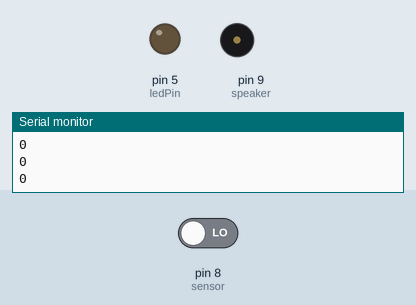
Bench run of a sketch on a simulated Arduino Uno, built with avr-gcc and run on an emulated ATmega328P. Shown: output pins drawn as LEDs (lit = HIGH), buzzer (waves = sounding), the last lines printed to the serial monitor. Inputs (shaded band) come from the test bench; at power-on: pin 8 (sensor) LOW.

Above: at 2.8 s.
2.9 s: pin 8 (sensor) driven HIGH
At 3.4 s:
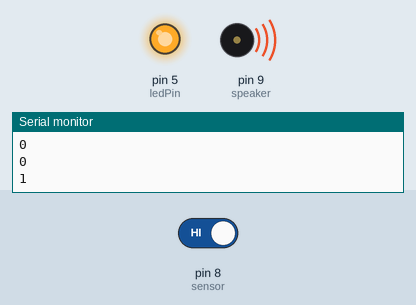
Timing chart, 0 to 5.9 s (numbered marks = the images above; inputs shaded):
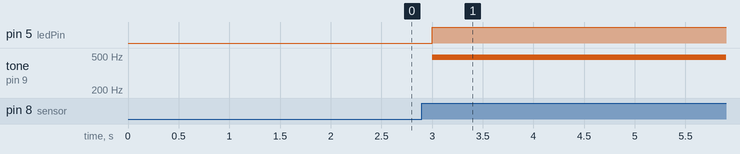

Measured:
- after the input at 2.9 s, pin 5 (ledPin): LOW → HIGH after 0.10 s; tone on pin 9 (speaker): silent → 486 Hz after 0.10 s

The sketch:

PIRsensor.ino
```cpp
int sensor=8;
int ledPin=5;
int speaker=9;

void setup() {
  // put your setup code here, to run once:
  Serial.begin(9600);
  pinMode(sensor,INPUT);
  pinMode(ledPin,OUTPUT);
  pinMode(speaker,OUTPUT);
}

void loop() {
  // put your main code here, to run repeatedly:
  int val=digitalRead(sensor);
  Serial.println(val);
  if(val==HIGH){
    digitalWrite(ledPin,HIGH);
    tone(speaker,486,1000);
  }else{
    digitalWrite(ledPin,LOW);
  }
  delay(1000);
}
```
